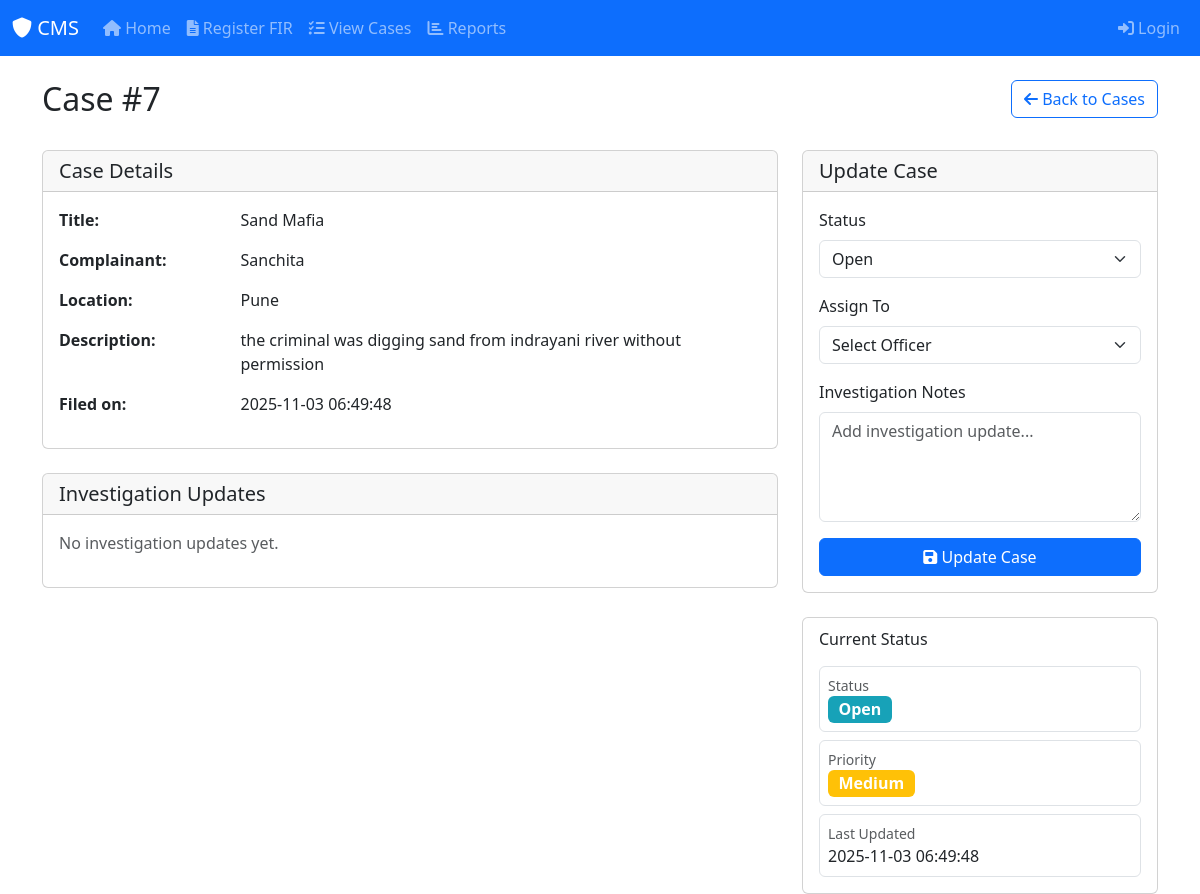
Screenshot of /case/7 with the database file from the repository.
### tables this page shows
CREATE TABLE firs (
    id INTEGER PRIMARY KEY AUTOINCREMENT,
    title TEXT NOT NULL,
    complainant_name TEXT NOT NULL,
    description TEXT,
    location TEXT,
    priority TEXT CHECK(priority IN ('High', 'Medium', 'Low')) DEFAULT 'Medium',
    assigned_to INTEGER,
    status TEXT DEFAULT 'Open' CHECK(status IN ('Open', 'Assigned', 'In Progress', 'Closed')),
    created_at DATETIME DEFAULT CURRENT_TIMESTAMP,
    updated_at DATETIME DEFAULT CURRENT_TIMESTAMP,
    FOREIGN KEY (assigned_to) REFERENCES users(id)
);

### app.py (the view, shortened to what this page needs)
@app.route('/case/<int:case_id>', methods=['GET', 'POST'])
def case_detail(case_id):
    conn = get_db_connection()
    case = conn.execute('SELECT * FROM firs WHERE id = ?', (case_id,)).fetchone()
    officers = conn.execute('SELECT id, full_name FROM users WHERE role_id = 2').fetchall()
    investigations = conn.execute('''
        SELECT i.*, u.full_name
        FROM investigations i
        LEFT JOIN users u ON i.officer = u.id
        WHERE i.fir_id = ?
        ORDER BY i.updated_at DESC
    ''', (case_id,)).fetchall()
    conn.close()
    return render_template('case_detail.html',
                         case=case,
                         officers=officers,
                         investigations=investigations,
                         statuses=['Open', 'Assigned', 'In Progress', 'Closed'])

### app.py (called while the page is built)
def get_db_connection():
    conn = sqlite3.connect(DB_PATH)
    conn.row_factory = sqlite3.Row
    return conn

### templates/case_detail.html (shortened to what this page needs)
{% extends 'layout.html' %}
{% block content %}
<div class="row">
  <div class="col-md-8">
    <h2>Case #{{ case.id }}</h2>
  </div>
  <div class="col-md-4 text-end">
    <a href="{{ url_for('view_cases') }}" class="btn btn-outline-primary">
      <i class="fas fa-arrow-left"></i> Back to Cases
    </a>
  </div>
</div>
<div class="row mt-4">
  <div class="col-md-8">
    <div class="card mb-4">
      <div class="card-header">
        <h5 class="card-title mb-0">Case Details</h5>
      </div>
      <div class="card-body">
        <div class="row mb-3">
          <div class="col-md-3"><strong>Title:</strong></div>
          <div class="col-md-9">{{ case.title }}</div>
        </div>
        <div class="row mb-3">
          <div class="col-md-3"><strong>Complainant:</strong></div>
          <div class="col-md-9">{{ case.complainant_name }}</div>
        </div>
        <div class="row mb-3">
          <div class="col-md-3"><strong>Location:</strong></div>
          <div class="col-md-9">{{ case.location }}</div>
        </div>
        <div class="row mb-3">
          <div class="col-md-3"><strong>Description:</strong></div>
          <div class="col-md-9">{{ case.description }}</div>
        </div>
        <div class="row mb-3">
          <div class="col-md-3"><strong>Filed on:</strong></div>
          <div class="col-md-9">{{ case.created_at }}</div>
        </div>
      </div>
    </div>
    <div class="card">
      <div class="card-header">
        <h5 class="card-title mb-0">Investigation Updates</h5>
      </div>
      <div class="card-body">
        {% for update in investigations %}
        <div class="investigation-update mb-3">
          <div class="d-flex justify-content-between">
            <strong>{{ update.full_name }}</strong>
            <small class="text-muted">{{ update.updated_at }}</small>
          </div>
          <p class="mb-0">{{ update.notes }}</p>
          <hr>
        </div>
        {% else %}
        <p class="text-muted">No investigation updates yet.</p>
        {% endfor %}
      </div>
    </div>
  </div>
  <div class="col-md-4">
    <div class="card mb-4">
      <div class="card-header">
        <h5 class="card-title mb-0">Update Case</h5>
      </div>
      <div class="card-body">
        <form method="post">
          <div class="mb-3">
            <label class="form-label">Status</label>
            <select name="status" class="form-select" required>
              {% for status in statuses %}
              <option value="{{ status }}" {% if case.status == status %}selected{% endif %}>
                {{ status }}
              </option>
              {% endfor %}
            </select>
          </div>
          <div class="mb-3">
            <label class="form-label">Assign To</label>
            <select name="assigned_to" class="form-select">
              <option value="">Select Officer</option>
            </select>
          </div>
          <div class="mb-3">
            <label class="form-label">Investigation Notes</label>
            <textarea name="notes" class="form-control" rows="4" placeholder="Add investigation update..."></textarea>
          </div>
          <button type="submit" class="btn btn-primary w-100">
            <i class="fas fa-save"></i> Update Case
          </button>
        </form>
      </div>
    </div>
    <div class="card">
      <div class="card-body">
        <h6 class="card-subtitle mb-3">Current Status</h6>
        <div class="d-grid gap-2">
          <div class="p-2 border rounded">
            <small class="text-muted d-block">Status</small>
            <span class="badge bg-{{ case.status|lower }} fs-6">{{ case.status }}</span>
          </div>
          <div class="p-2 border rounded">
            <small class="text-muted d-block">Priority</small>
            <span class="badge bg-{{ case.priority|lower }} fs-6">{{ case.priority }}</span>
          </div>
          <div class="p-2 border rounded">
            <small class="text-muted d-block">Last Updated</small>
            {{ case.updated_at }}
          </div>
        </div>
      </div>
    </div>
  </div>
</div>
{% endblock %}

### static/style.css (style rules this page uses)
.badge.bg-medium { background-color: #ffc107 !important; }
.badge.bg-open { background-color: #17a2b8 !important; }

### rows the page displays
firs: id "7", title "Sand Mafia", complainant_name "Sanchita", location "Pune", description "the criminal was digging sand from indrayani river without permission", created_at "2025-11-03 06:49:48", status "Open", priority "Medium", updated_at "2025-11-03 06:49:48"
